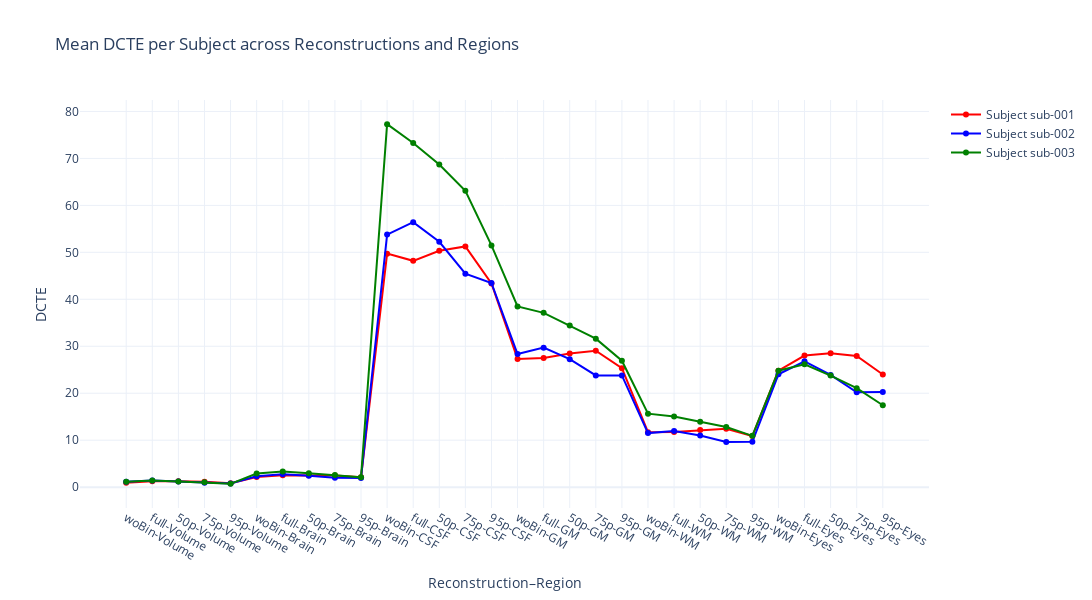

Notebook code for this chart:
### Markdown cell above
Line plot mean

### Code cell
import pandas as pd
import plotly.graph_objects as go

# === Load combined DCTE data ===
df_all = pd.read_csv("dcte_all_combined.csv")

# (Optional) average DCTE per subject, mask/region, reconstruction if multiple positions exist
df_dcte_mean = df_all.groupby(
    ['subject', 'mask', 'region', 'reconstruction'], as_index=False
)['dcte'].mean()

# === Replace region name ===
df_dcte_mean['region'] = df_dcte_mean['region'].replace({'WholeVolume': 'Volume'})

# === Define orderings ===
recon_order = ["woBin", "full", "50p", "75p", "95p"]
region_order = ["Volume", "Brain", "CSF", "GM", "WM", "Eyes"]

df_dcte_mean['reconstruction'] = pd.Categorical(
    df_dcte_mean['reconstruction'], categories=recon_order, ordered=True
)
df_dcte_mean['region'] = pd.Categorical(
    df_dcte_mean['region'], categories=region_order, ordered=True
)
df_dcte_mean.sort_values(['region', 'reconstruction'], inplace=True)

# === Define subjects and colors ===
subjects = df_dcte_mean['subject'].unique()
color_map = {subj: color for subj, color in zip(subjects, ['red', 'blue', 'green', 'orange', 'purple'])}

# === Create combined x-axis labels ===
df_dcte_mean['x_label'] = df_dcte_mean.apply(lambda r: f"{r['reconstruction']}-{r['region']}", axis=1)

# === Plot ===
fig = go.Figure()

for subj in subjects:
    subj_df = df_dcte_mean[df_dcte_mean['subject'] == subj]
    fig.add_trace(
        go.Scatter(
            x=subj_df['x_label'],
            y=subj_df['dcte'],
            mode='lines+markers',
            name=f"Subject {subj}",
            line=dict(color=color_map[subj]),
            marker=dict(color=color_map[subj])
        )
    )

fig.update_layout(
    title="Mean DCTE per Subject across Reconstructions and Regions",
    xaxis_title="Reconstruction–Region",
    yaxis_title="DCTE",
    height=600,
    width=1200,
    template="plotly_white"
)

fig.show()

### Figure 1 — Plotly figure (JSON) as saved in the notebook; plotly's stock layout.template omitted (floating-point values rounded to 4 significant figures)
{"data": [{"line": {"color": "red"}, "marker": {"color": "red"}, "mode": "lines+markers", "name": "Subject sub-001", "type": "scatter", "x": ["woBin-Volume", "full-Volume", "50p-Volume", "75p-Volume", "95p-Volume", "woBin-Brain", "full-Brain", "50p-Brain", "75p-Brain", "95p-Brain", "woBin-CSF", "full-CSF", "50p-CSF", "75p-CSF", "95p-CSF", "woBin-GM", "full-GM", "50p-GM", "75p-GM", "95p-GM", "woBin-WM", "full-WM", "50p-WM", "75p-WM", "95p-WM", "woBin-Eyes", "full-Eyes", "50p-Eyes", "75p-Eyes", "95p-Eyes"], "y": [0.9672, 1.27, 1.272, 1.18, 0.8581, 2.15, 2.535, 2.547, 2.478, 2.093, 49.72, 48.19, 50.33, 51.26, 43.37, 27.3, 27.49, 28.46, 29.06, 25.33, 11.71, 11.75, 12.15, 12.43, 10.89, 24.79, 28.02, 28.51, 27.95, 23.98]}, {"line": {"color": "blue"}, "marker": {"color": "blue"}, "mode": "lines+markers", "name": "Subject sub-002", "type": "scatter", "x": ["woBin-Volume", "full-Volume", "50p-Volume", "75p-Volume", "95p-Volume", "woBin-Brain", "full-Brain", "50p-Brain", "75p-Brain", "95p-Brain", "woBin-CSF", "full-CSF", "50p-CSF", "75p-CSF", "95p-CSF", "woBin-GM", "full-GM", "50p-GM", "75p-GM", "95p-GM", "woBin-WM", "full-WM", "50p-WM", "75p-WM", "95p-WM", "woBin-Eyes", "full-Eyes", "50p-Eyes", "75p-Eyes", "95p-Eyes"], "y": [1.171, 1.441, 1.225, 0.9652, 0.7995, 2.302, 2.769, 2.418, 2.005, 1.957, 53.77, 56.43, 52.25, 45.45, 43.48, 28.35, 29.71, 27.25, 23.79, 23.79, 11.51, 11.98, 10.98, 9.615, 9.668, 24.03, 26.79, 23.9, 20.22, 20.26]}, {"line": {"color": "green"}, "marker": {"color": "green"}, "mode": "lines+markers", "name": "Subject sub-003", "type": "scatter", "x": ["woBin-Volume", "full-Volume", "50p-Volume", "75p-Volume", "95p-Volume", "woBin-Brain", "full-Brain", "50p-Brain", "75p-Brain", "95p-Brain", "woBin-CSF", "full-CSF", "50p-CSF", "75p-CSF", "95p-CSF", "woBin-GM", "full-GM", "50p-GM", "75p-GM", "95p-GM", "woBin-WM", "full-WM", "50p-WM", "75p-WM", "95p-WM", "woBin-Eyes", "full-Eyes", "50p-Eyes", "75p-Eyes", "95p-Eyes"], "y": [1.148, 1.396, 1.227, 1.029, 0.7079, 2.902, 3.336, 2.976, 2.592, 2.089, 77.3, 73.3, 68.71, 63.1, 51.48, 38.47, 37.12, 34.41, 31.63, 26.92, 15.65, 15.04, 13.93, 12.81, 10.93, 24.81, 26.15, 23.75, 21.07, 17.45]}], "layout": {"height": 600, "title": {"text": "Mean DCTE per Subject across Reconstructions and Regions"}, "width": 1200, "xaxis": {"title": {"text": "Reconstruction–Region"}}, "yaxis": {"title": {"text": "DCTE"}}}}
